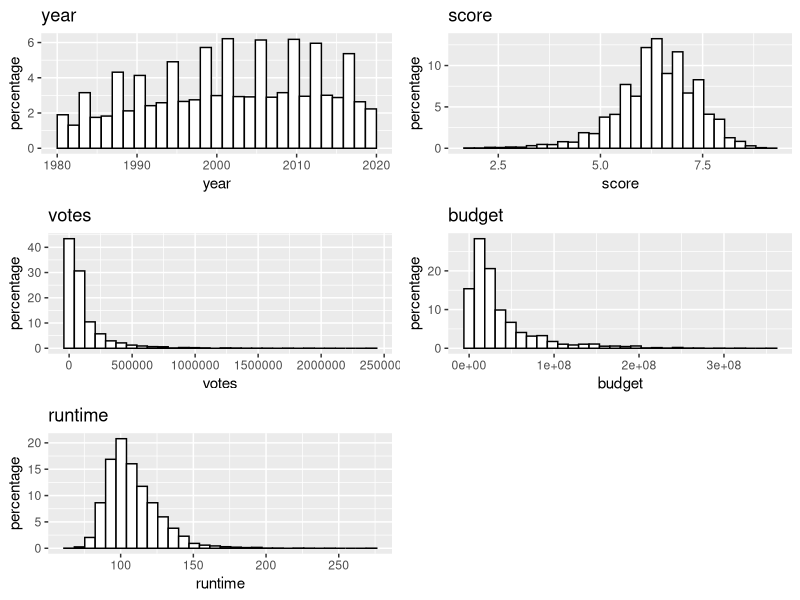
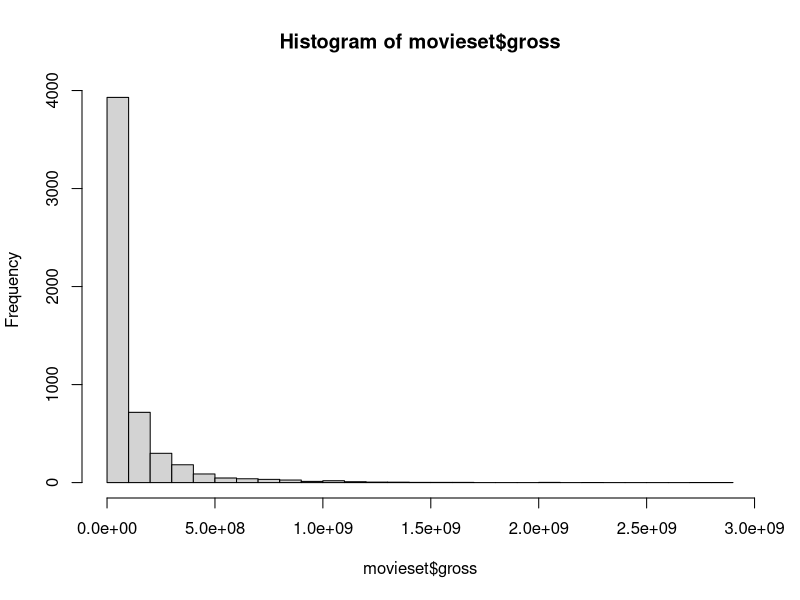
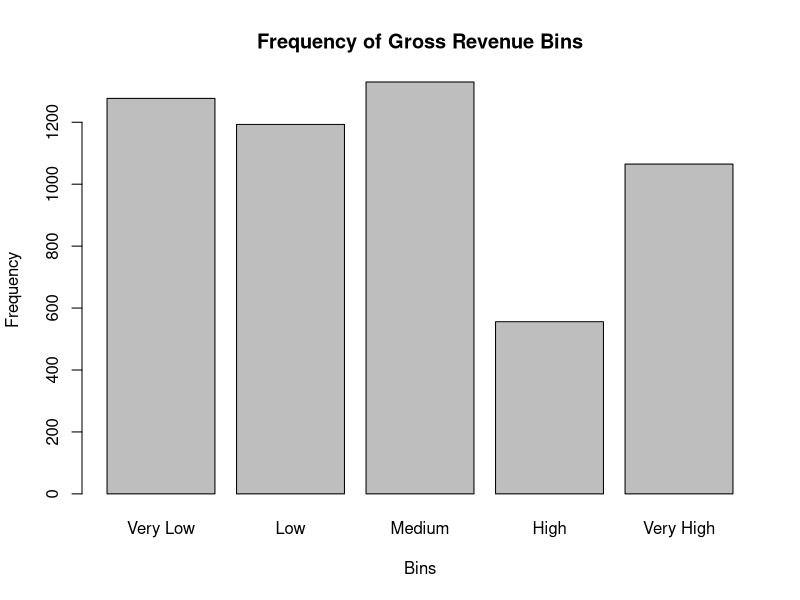
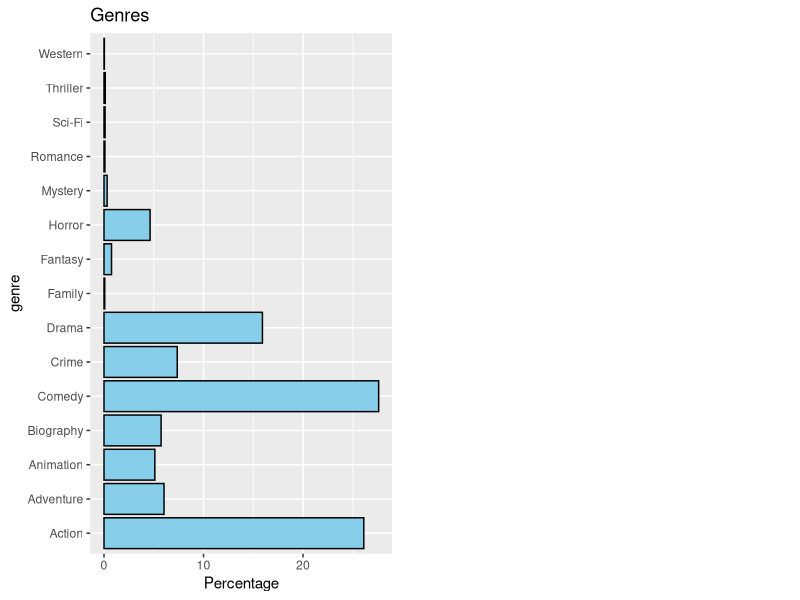
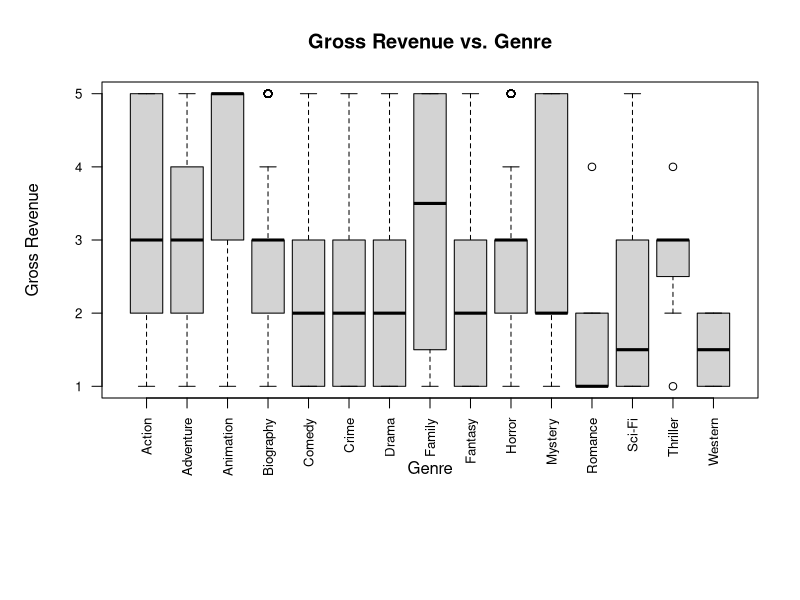
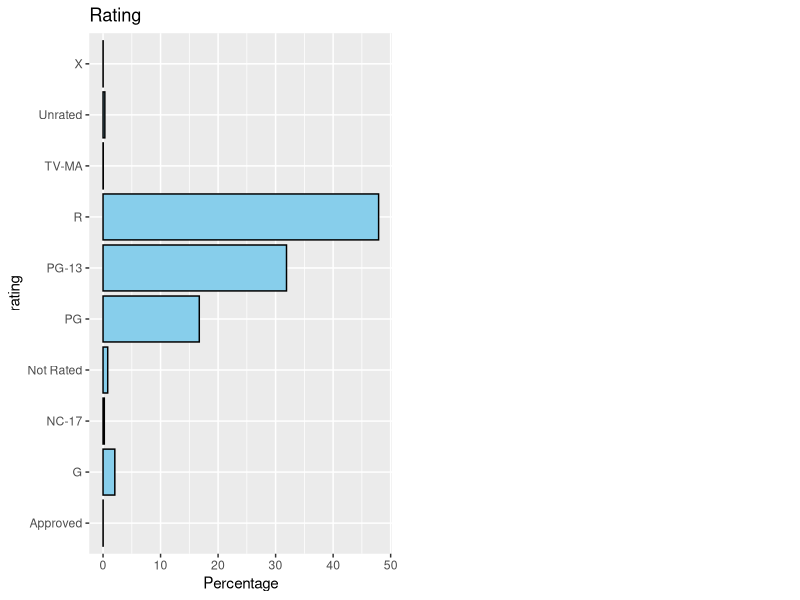
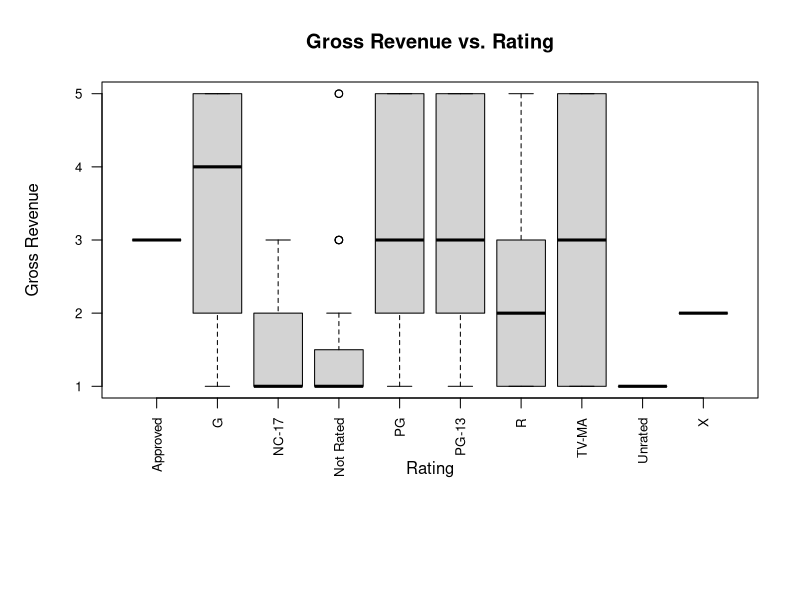
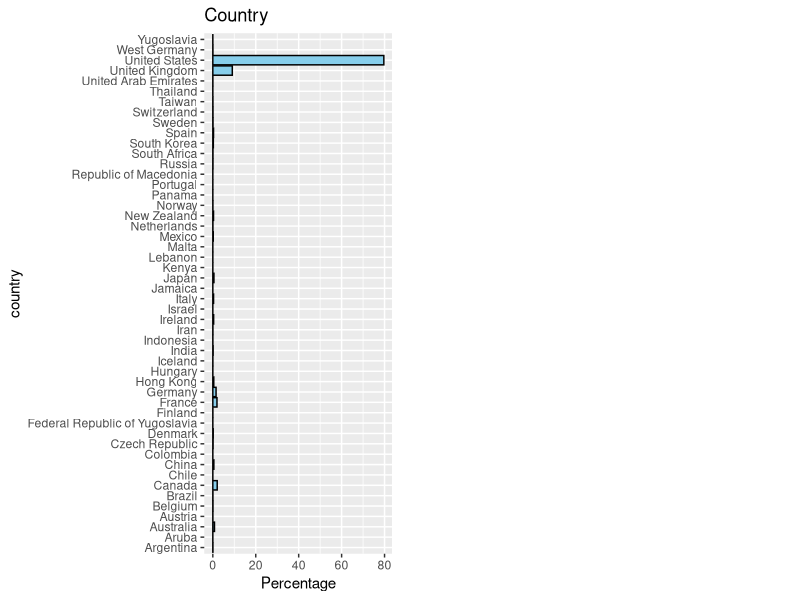

The R script that drew these images, in order:
## ---- chunk 1
knitr::opts_chunk$set(echo = TRUE)
## ---- chunk 2
library(dplyr)   
library(readr)  
library(ggplot2)
#library(statsr)
library(gridExtra)
library(corrplot)
library(tidyr)
## ---- chunk 3
movieset <- read.csv("output.csv")
print(movieset)
## ---- chunk 4

p1 <- ggplot(aes(x=year), data=movieset) + 
  geom_histogram(aes(y=100*(..count..)/sum(..count..)), color='black', fill='white') + ylab('percentage') + ggtitle('year')
p2 <- ggplot(aes(x=score), data=movieset) +
  geom_histogram(aes(y=100*(..count..)/sum(..count..)), color='black', fill='white') + ylab('percentage') + ggtitle('score')
p3 <- ggplot(aes(x=votes), data=movieset) +
  geom_histogram(aes(y=100*(..count..)/sum(..count..)), color='black', fill='white') + ylab('percentage') + ggtitle('votes')
p4 <- ggplot(aes(x=budget), data=movieset) +
  geom_histogram(aes(y=100*(..count..)/sum(..count..)), color='black', fill='white') + ylab('percentage') + ggtitle('budget')
p5 <- ggplot(aes(x=runtime), data=movieset) +
  geom_histogram(aes(y=100*(..count..)/sum(..count..)), color='black', fill='white') + ylab('percentage') + ggtitle('runtime')
grid.arrange(p1, p2, p3, p4, p5, ncol=2)

## ---- chunk 5
hist(movieset$gross, breaks = 30)
summary(movieset$gross)

numeric_columns <- names(movieset)[sapply(movieset, is.numeric)]
numeric_columns <- setdiff(numeric_columns, "gross")
numeric_vars <- movieset[, numeric_columns]
print(names(numeric_vars))

correlation_matrix <- cor(numeric_vars)
print(correlation_matrix)
## ---- chunk 6
custom_breaks <- c(0, 10000000, 30000000, 90000000, 150000000, Inf)
bin_labels <- c("Very Low", "Low", "Medium", "High", "Very High")

movieset$gross_equal_width_bins <- cut(movieset$gross, breaks = custom_breaks, labels = bin_labels, include.lowest = TRUE, right = FALSE)

bin_freq <- table(movieset$gross_equal_width_bins)

barplot(bin_freq, 
     main = "Frequency of Gross Revenue Bins",
     xlab = "Bins",
     ylab = "Frequency")

## ---- chunk 7

#Plotting genre to gross frequency
p1 <- ggplot(aes(x = genre), data = movieset) +
  geom_bar(aes(y = 100 * (..count..) / sum(..count..)), fill = "skyblue", color = "black") +
  ylab('Percentage') +
  ggtitle('Genres') +
  coord_flip()


grid.arrange(p1, ncol = 2)

# Create boxplot
boxplot(movieset$gross_equal_width_bins ~ genre, data = movieset,
        main = 'Gross Revenue vs. Genre', 
        xlab = 'Genre', 
        ylab = 'Gross Revenue',
        las = 2,   # Rotate x-axis labels to be vertical
        cex.axis = 0.8, # Reduce the font size of axis labels
        par(mar = c(10, 5, 4, 2) + 0.1)) # Increase the bottom margin


#Plotting rating to gross frequency
p2 <- ggplot(aes(x = rating), data = movieset) +
  geom_bar(aes(y = 100 * (..count..) / sum(..count..)), fill = "skyblue", color = "black") +
  ylab('Percentage') +
  ggtitle('Rating') +
  coord_flip()


grid.arrange(p2, ncol = 2)

# Create boxplot
boxplot(movieset$gross_equal_width_bins ~ rating, data = movieset,
        main = 'Gross Revenue vs. Rating', 
        xlab = 'Rating', 
        ylab = 'Gross Revenue',
        las = 2,   # Rotate x-axis labels to be vertical
        cex.axis = 0.8, # Reduce the font size of axis labels
        par(mar = c(10, 5, 4, 2) + 0.1)) # Increase the bottom margin


#Plotting country to gross frequency
p3 <- ggplot(aes(x = country), data = movieset) +
  geom_bar(aes(y = 100 * (..count..) / sum(..count..)), fill = "skyblue", color = "black") +
  ylab('Percentage') +
  ggtitle('Country') +
  coord_flip()


grid.arrange(p3, ncol = 2)

# Create boxplot
boxplot(movieset$gross_equal_width_bins ~ country, data = movieset,
        main = 'Gross Revenue vs. Country', 
        xlab = 'Country', 
        ylab = 'Gross Revenue',
        las = 2,   # Rotate x-axis labels to be vertical
        cex.axis = 0.8, # Reduce the font size of axis labels
        par(mar = c(10, 5, 4, 2) + 0.1)) # Increase the bottom margin


#Plotting company to gross frequency
p4 <- ggplot(aes(x = company), data = movieset) +
  geom_bar(aes(y = 100 * (..count..) / sum(..count..)), fill = "skyblue", color = "black") +
  ylab('Percentage') +
  ggtitle('Company') +
  coord_flip()

grid.arrange(p4, ncol = 2)

#Plotting director to gross frequency
p5 <- ggplot(aes(x = director), data = movieset) +
  geom_bar(aes(y = 100 * (..count..) / sum(..count..)), fill = "skyblue", color = "black") +
  ylab('Percentage') +
  ggtitle('Director') +
  coord_flip()

grid.arrange(p5, ncol = 2)

#Plotting writer to gross frequency
p6 <- ggplot(aes(x = writer), data = movieset) +
  geom_bar(aes(y = 100 * (..count..) / sum(..count..)), fill = "skyblue", color = "black") +
  ylab('Percentage') +
  ggtitle('Writer') +
  coord_flip()

grid.arrange(p6, ncol = 2)

#Plotting star to gross frequency
p7 <- ggplot(aes(x = star), data = movieset) +
  geom_bar(aes(y = 100 * (..count..) / sum(..count..)), fill = "skyblue", color = "black") +
  ylab('Percentage') +
  ggtitle('Star') +
  coord_flip()

grid.arrange(p7, ncol = 2)
